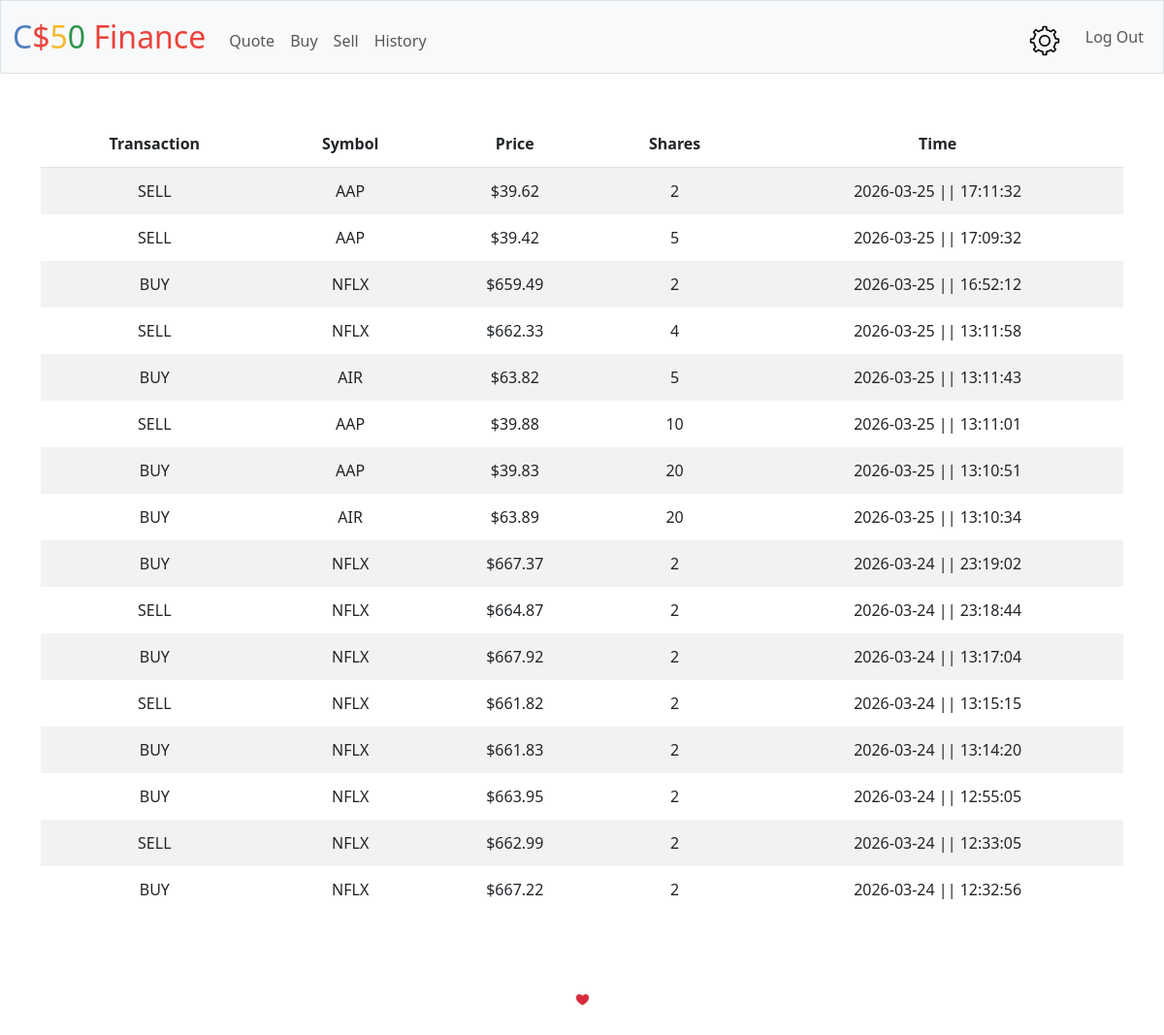
The page /history (signed in) on the database its author committed.
### tables this page shows
CREATE TABLE users_historic (user_id INTERGER NOT NULL, share_symbol TEXT NOT NULL, share_count INTERGER NOT NULL, 
price REAL NOT NULL, transaction_type TEXT NOT NULL, datetime TEXT NOT NULL, FOREIGN KEY(user_id) REFERENCES
 users(id));

### app.py (the view)
@app.route("/history")
@login_required
def history():
    user = session["user_id"]
    history = db.execute(
        "SELECT * FROM users_historic WHERE user_id = ?", user
    )
    history.reverse()
    for s in history:
        s["usd_price"] = usd(s["price"])
    return render_template("/history.html", stocks = history)

### app.py (called while the page is built)
@app.after_request
def after_request(response):
    response.headers["Cache-Control"] = "no-cache, no-store, must-revalidate"
    response.headers["Expires"] = 0
    response.headers["Pragma"] = "no-cache"
    return response

### helpers.py (called while the page is built)
def login_required(f):
    @wraps(f)
    def decorated_function(*args, **kwargs):
        if session.get("user_id") is None:
            return redirect("/login")
        return f(*args, **kwargs)
    return decorated_function

def usd(value):
    return f"${value:,.2f}"

### templates/history.html (shortened to what this page needs)
{% extends "layout.html" %}
{% block main %}
    <table id="stock-table" class="stock-table">
        <thead>
            <tr>
                <th>Transaction</th>
                <th>Symbol</th>
                <th>Price</th>
                <th>Shares</th>
                <th>Time</th>
            </tr>
        </thead>
        <tbody>
        {% for stock in stocks %}
            <tr>
                <td>{{ stock.transaction_type }}</td>
                <td>{{ stock.share_symbol }}</td>
                <td>{{ stock.usd_price }}</td>
                <td>{{ stock.share_count }}</td>
                <td>{{ stock.datetime }}</td>
            </tr>
        {% endfor %}
    </table>
{% endblock %}

### templates/layout.html (shortened to what this page needs)
<!DOCTYPE html>
<html lang="en">
    <head>
        <link href="https://cdn.jsdelivr.net/npm/bootstrap@5.3.3/dist/css/bootstrap.min.css" rel="stylesheet">
        <link href="/static/styles.css" rel="stylesheet">
    </head>
    <body>
        <nav class="bg-light border navbar navbar-expand-md navbar-light">
            <div class="container-fluid">
                <a class="navbar-brand" href="/"><span class="blue">C</span><span class="red">$</span><span class="yellow">5</span><span class="green">0</span> <span class="red">Finance</span></a>
                <div class="collapse navbar-collapse" id="navbar">
                    {% if session["user_id"] %}
                        <ul class="navbar-nav me-auto mt-2">
                            <li class="nav-item"><a class="nav-link" href="/quote">Quote</a></li>
                            <li class="nav-item"><a class="nav-link" href="/buy">Buy</a></li>
                            <li class="nav-item"><a class="nav-link" href="/sell">Sell</a></li>
                            <li class="nav-item"><a class="nav-link" href="/history">History</a></li>
                        </ul>
                        <ul class="navbar-nav ms-auto mt-2">
                            <li class="nav-item"><a class="nav-link" href="/config">
                                <img style="padding-right: 10px;" src="static/config_image.png" alt="config">
                            </a></li>
                            <li class="nav-item"><a class="nav-link" href="/logout">Log Out</a></li>
                        </ul>
                    {% else %}
                        <ul class="navbar-nav ms-auto mt-2">
                            <li class="nav-item"><a class="nav-link" href="/register">Register</a></li>
                            <li class="nav-item"><a class="nav-link" href="/login">Log In</a></li>
                        </ul>
                    {% endif %}
                </div>
            </div>
        </nav>
        <main class="container py-5 text-center">
            {% block main %}{% endblock %}
        </main>
        <footer class="mb-5">
            <form action="https://validator.w3.org/check" class="text-center" enctype="multipart/form-data" method="post" target="_blank">
                <input alt="Validate" src="/static/I_heart_validator.png" type="image">
            </form>
        </footer>
    </body>
</html>

### static/styles.css (style rules this page uses)
nav .navbar-brand { font-size: xx-large; }
nav .navbar-brand .blue { color: #537fbe; }
nav .navbar-brand .red { color: #ea433b; }
nav .navbar-brand .yellow { color: #f5b82e; }
nav .navbar-brand .green { color: #2e944b; }
.stock-table { width: 100%; border-collapse: collapse; margin-bottom: 2rem; }
.stock-table th, .stock-table td { padding: 12px 16px; vertical-align: middle; }
.stock-table thead th { border-bottom: 1px solid #dee2e6; font-weight: bold; }
.stock-table tbody tr:nth-child(odd) { background-color: #f2f2f2; }
.stock-table tbody tr:nth-child(even) { background-color: #ffffff; }

### rows shown on the page
users_historic: transaction_type "SELL", share_symbol "AAP", usd_price "$39.62", share_count "2", datetime "2026-03-25 || 17:11:32"
users_historic: transaction_type "SELL", share_symbol "AAP", usd_price "$39.42", share_count "5", datetime "2026-03-25 || 17:09:32"
users_historic: transaction_type "BUY", share_symbol "NFLX", usd_price "$659.49", share_count "2", datetime "2026-03-25 || 16:52:12"
users_historic: transaction_type "SELL", share_symbol "NFLX", usd_price "$662.33", share_count "4", datetime "2026-03-25 || 13:11:58"
users_historic: transaction_type "BUY", share_symbol "AIR", usd_price "$63.82", share_count "5", datetime "2026-03-25 || 13:11:43"
users_historic: transaction_type "SELL", share_symbol "AAP", usd_price "$39.88", share_count "10", datetime "2026-03-25 || 13:11:01"
users_historic: transaction_type "BUY", share_symbol "AAP", usd_price "$39.83", share_count "20", datetime "2026-03-25 || 13:10:51"
users_historic: transaction_type "BUY", share_symbol "AIR", usd_price "$63.89", share_count "20", datetime "2026-03-25 || 13:10:34"
users_historic: transaction_type "BUY", share_symbol "NFLX", usd_price "$667.37", share_count "2", datetime "2026-03-24 || 23:19:02"
users_historic: transaction_type "SELL", share_symbol "NFLX", usd_price "$664.87", share_count "2", datetime "2026-03-24 || 23:18:44"
users_historic: transaction_type "BUY", share_symbol "NFLX", usd_price "$667.92", share_count "2", datetime "2026-03-24 || 13:17:04"
users_historic: transaction_type "SELL", share_symbol "NFLX", usd_price "$661.82", share_count "2", datetime "2026-03-24 || 13:15:15"
users_historic: transaction_type "BUY", share_symbol "NFLX", usd_price "$661.83", share_count "2", datetime "2026-03-24 || 13:14:20"
users_historic: transaction_type "BUY", share_symbol "NFLX", usd_price "$663.95", share_count "2", datetime "2026-03-24 || 12:55:05"
users_historic: transaction_type "SELL", share_symbol "NFLX", usd_price "$662.99", share_count "2", datetime "2026-03-24 || 12:33:05"
users_historic: transaction_type "BUY", share_symbol "NFLX", usd_price "$667.22", share_count "2", datetime "2026-03-24 || 12:32:56"
